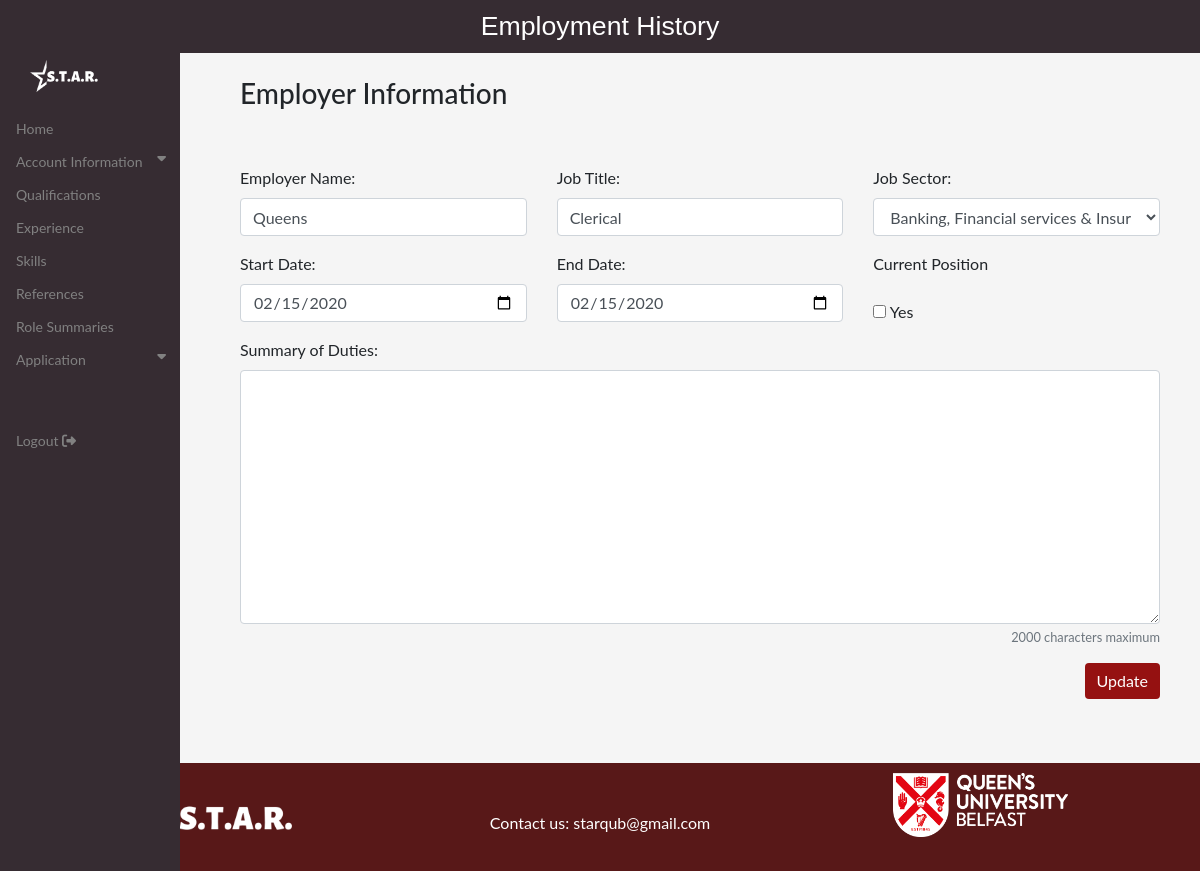
The page /applicant/editexperi.php?editid=2 (signed in) on the database its author committed.
### tables this page shows
CREATE TABLE `ApplicationExperience` (
  `EmploymentID` int(11) NOT NULL,
  `AppID` int(11) NOT NULL,
  `EmployerName` varchar(255) NOT NULL,
  `JobTitle` varchar(255) NOT NULL,
  `JobSectorID` int(11) NOT NULL,
  `current` varchar(10) DEFAULT NULL,
  `StartDate` date NOT NULL,
  `EndDate` date DEFAULT NULL,
  `Duties` text NOT NULL,
  `created` date NOT NULL
);

### include/appSession.php (called while the page is built, shortened)
<?php
	$userType = $_SESSION['userTypeID'];
?>

### applicant/editexperi.php (the view, shortened to what this page needs)
<?php
require ('../include/appSession.php');
	$getid = $_GET['editid'];
	$read="SELECT ae.EmploymentID, ae.AppID, ae.EmployerName, ae.JobTitle, ae.JobSectorID, ae.current, ae.StartDate, ae.EndDate, ae.current ,ae.Duties, ajs.JobSectorID, ajs.JobSector
	FROM ApplicationExperience ae
	INNER JOIN ApplicationExpJobSector ajs ON ae.JobSectorID = ajs.JobSectorID
	WHERE ae.EmploymentID= '$getid';";
	$result = $conn->query($read);
?>
<!DOCTYPE html>
<html>
	 <head>
		<?php include '../include/cdns.php';?>
		<link rel="stylesheet"href="../style/style.css">
    </head>
	<body>
	<header>
		<h1>Employment History</h1>
	</header>
			<div class="container starcontain">
			<?php
			if ($userType == "4") {
				include '../include/appsidebar.php';
            }else{
				include '../include/memsidebar.php';
			}
			?>
			</br><h3>Employer Information</h3></br></br>
			<?php
			while ($row= $result->fetch_assoc()){
				$empName = $row['EmployerName'];
				$jtitle = $row['JobTitle'];
				$js=$row['JobSectorID'];
				$sdate= $row['StartDate'];
				$edate=$row['EndDate'];
				$current=$row['current'];
				$duties =$row['Duties'];
			}
				?>
			<form class="form-horizontal" method="POST" action="editexp.php" enctype='multipart/form-data'>
				<div class="row group">
					<div class="col-md-4">
						<div class="form-group">
							<label for="employer">Employer Name: </label>
							<?php echo "<input type='text' class='form-control' id='employer' name='employer' value='$empName'>";?>
						</div>
					</div>
					<div class="col-md-4">
						<div class="form-group">
							<label for="jobtitle">Job Title: </label>
							<?php echo"<input type='text' class='form-control' id='jobtitle' name='jobtitle'  value='$jtitle'>";?>
						</div>
					</div>
					<div class="col-md-4">
						<div class="form-group">
							<label for="jobsector">Job Sector: </label>
							<select class = "form-control" id="jobsector" name="jobsector">
								<?php
								include('../conn.php');
									$select = "SELECT * FROM ApplicationExpJobSector";
									$result = $conn->query($select);
								while($row=$result->fetch_assoc()){
									$jsect = $row['JobSector'];
									$sid = $row['JobSectorID'];
									if($sid == $js){
										echo"<option selected value='$sid'>$jsect</option>";
									}else{
										echo"<option value='$sid'>$jsect</option>";
									}
								}
								?>
							</select>
						</div>
					</div>
				</div>
				<div class="row group">
					<div class="col-md-4">
				<div class="form-group">
					<label for="start">Start Date: </label>
					<?php echo "<input type='date' class='form-control' id='start' name='start'  value='$sdate'>";?>
				</div>
				</div>
				<div class="col-md-4">
				<div class="form-group">
					<label for="end">End Date: </label>
					<?php echo "<input type='date' class='form-control' id='end' name='end'  value='$edate'>";?>
					</div>
				</div>
				<div class="col-md-4">
				<div class="form-group">
					<label for="current">Current Position</label>
					</div>
					<div>
					<?php echo " <input class='form-input' type='checkbox' id='current' name='current' value='$current'>";?>    Yes
				</div>
				</div>
				</div>
				<div class="row group">
					<div class="col-md-12">
						<div class="form-group">
							<label for="duty">Summary of Duties: </label>
							<textarea class='form-control' id='duty' name='duty' rows='10' maxlength='2000' ><?php echo htmlspecialchars($duties);?></textarea>
							<small id="dutiesinfo" class="form-text text-muted" align="right">
								2000 characters maximum
							</small>
						</div>
					</div>
				</div>
				<div class='form-group'>
				<div class="row group">
				<div class='col-md-1'>
				</div>
				<div class="text-right col-md-11">
					<button type="submit" id="edit" name="edit" class="btn btn-primary">Update</button>
				</div>
				</div>
				</div>
			</form></br></br>
	</div>
</div>
<?php include '../include/footer.php';?>

### style/style.css (style rules this page uses)
body { background-color: whitesmoke; margin:20 px; height: 100%; }
* { margin:0; padding:0; }
h1 { font-size:20pt; font-family: Arial; font-weight: normal; margin:.30px; display:block; }
.starcontain { width: 100%; margin: 0 auto 0 auto; padding: 0 0 0 0; text-align: left; }
header { background-color: #362c32; padding: 10px; text-align: center; font-size: 35px; color: white; }
.btn { background-color: #951111; border:none; color: white; padding:12px,16px; font-size:16px; cursor:pointer; }
* { box-sizing: border-box; }
.row:after { content: ""; display: table; clear: both; }

### include/appsidebar.php (style rules this page uses)
body { font-family: "Lato", sans-serif; }

### rows shown on the page
applicationexperience: employer "Queens", jobtitle "Clerical", start "02/15/2020", end "02/15/2020"

### other values the page prints
form field jobsector "Banking, Financial services & Insurance"
